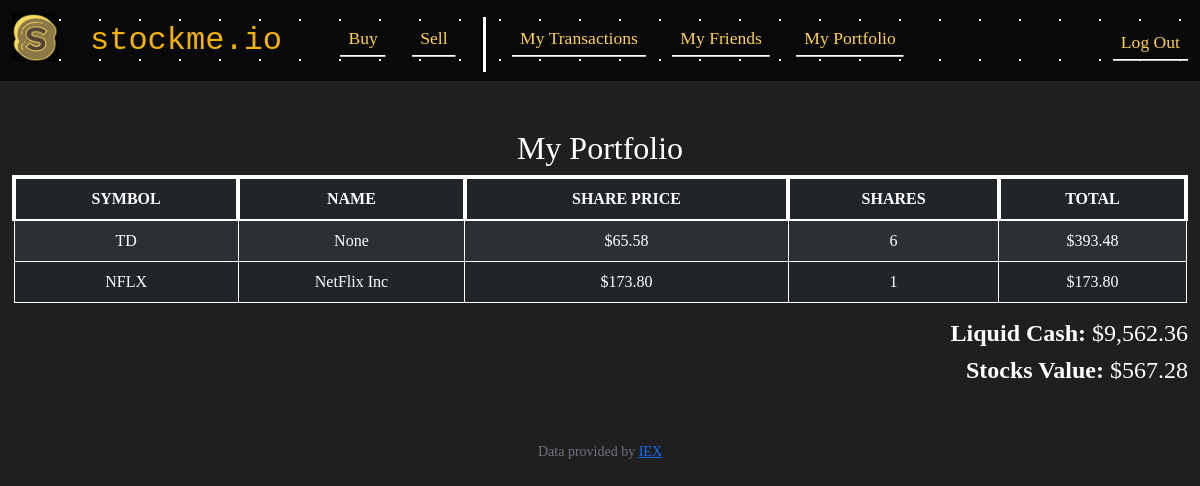
The page /portfolio (signed in) on the database its author committed.
### tables this page shows
CREATE TABLE 'portfolio' ('user_id' INTEGER,'symbol' TEXT, 'value' INTEGER, 'shares' INTEGER, 'name' TEXT);

CREATE TABLE users (id INTEGER PRIMARY KEY AUTOINCREMENT NOT NULL, username TEXT NOT NULL, hash TEXT NOT NULL, cash NUMERIC NOT NULL DEFAULT 10000.00, 'friends' TEXT);

### app.py (the view)
@app.route("/portfolio")
@login_required
def portfolio():
    user_id = session["user_id"]
    port = db.execute("SELECT * FROM portfolio WHERE user_id = ?", user_id)
    cash = db.execute("SELECT cash FROM users WHERE id = ?", user_id)[0]
    invested = db.execute("SELECT SUM(value) FROM portfolio WHERE user_id = ?", user_id)[0]
    return render_template("portfolio.html", port=port, cash=cash, invested=invested, leninvested=len(invested))

### app.py (called while the page is built)
@app.context_processor
def example():
    return dict(myexample='This is an example')

@app.after_request
def after_request(response):
    response.headers["Cache-Control"] = "no-cache, no-store, must-revalidate"
    response.headers["Expires"] = 0
    response.headers["Pragma"] = "no-cache"
    return response

### helpers.py (called while the page is built)
def login_required(f):
    @wraps(f)
    def decorated_function(*args, **kwargs):
        if session.get("user_id") is None:
            return redirect("/login")
        return f(*args, **kwargs)
    return decorated_function

def usd(value):
    return f"${value:,.2f}"

### templates/portfolio.html (shortened to what this page needs)
{% extends "layout.html" %}
{% block main %}
<div class="section">
    <h2>My Portfolio</h2>
    {% if invested["SUM(value)"] == None %}
        <h2>Start Investing Now By Clicking On The Buy Page!</h2>
    {% else %}
    <table class="table table-dark table-hover table-striped">
        <thead class="table-dark">
            <tr>
                <th scope="col">SYMBOL</th>
                <th scope="col">NAME</th>
                <th scope="col">SHARE PRICE</th>
                <th scope="col">SHARES</th>
                <th scope="col">TOTAL</th>
            </tr>
        </thead>
        <tbody>
            {% for stock in port %}
            <tr>
                <td>{{stock["symbol"]}}</td>
                <td>{{stock["name"]}}</td>
                <td>{{(stock["value"]/stock["shares"]) | usd}}</td>
                <td>{{stock["shares"]}}</td>
                <td>{{stock["value"] | usd}}</td>
            </tr>
            {% endfor %}
        </tbody>
    </table>
    {% endif %}
    <h4><span style="font-weight: bold;"> Liquid Cash:</span> {{cash["cash"] | usd}}</h4>
    {% if invested["SUM(value)"] == None %}
        <h4><span style="font-weight: bold;">Invested:</span> $0.00</h2>
    {% else %}
        <h4><span style="font-weight: bold;"> Stocks Value:</span> {{invested["SUM(value)"] | usd}}</h4>
    {% endif %}
</div>
{% endblock %}

### static/styles.css (style rules this page uses)
:root { --black: #090909; --dgray: #201E1E; --orange: #F5B301; --banana: #FED053; --white: #FFFFFF; }
body { background-color: var(--dgray); color: var(--white); font-family: "Palatino"; }
table, td { border: 1px solid; }
th { border: 4px solid; }
h4 { text-align: right; }

### rows shown on the page
portfolio: symbol "TD", name "None", (stock['value']/stock['shares'])|usd "$65.58", shares "6", value "$393.48"
portfolio: symbol "NFLX", name "NetFlix Inc", (stock['value']/stock['shares'])|usd "$173.80", shares "1", value "$173.80"
users: cash "$9,562.36"

### other values the page prints
{{ invested["SUM(value)"] | usd }} "$567.28"
